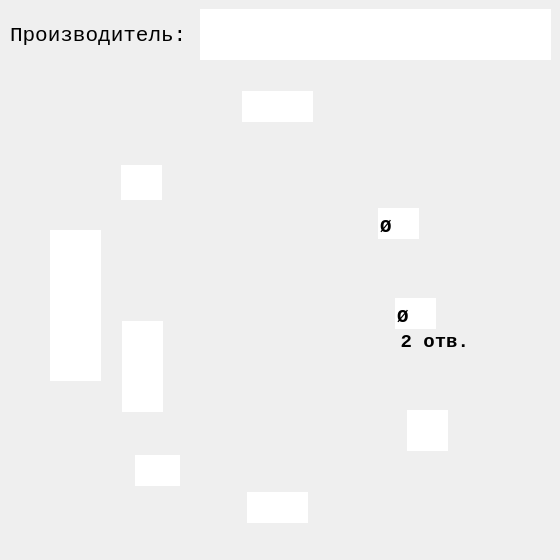
<?xml version="1.0" encoding="UTF-8"?>
<ui version="4.0">
 <class>Dialog</class>
 <widget class="QDialog" name="Dialog">
  <property name="geometry">
   <rect>
    <x>0</x>
    <y>0</y>
    <width>560</width>
    <height>560</height>
   </rect>
  </property>
  <property name="sizePolicy">
   <sizepolicy hsizetype="Fixed" vsizetype="Fixed">
    <horstretch>0</horstretch>
    <verstretch>0</verstretch>
   </sizepolicy>
  </property>
  <property name="minimumSize">
   <size>
    <width>560</width>
    <height>560</height>
   </size>
  </property>
  <property name="maximumSize">
   <size>
    <width>560</width>
    <height>560</height>
   </size>
  </property>
  <property name="windowTitle">
   <string>Фигурный 3 Отверстия Тип1</string>
  </property>
  <property name="windowIcon">
   <iconset>
    <normaloff>../pics/icon/Podpyatnik.ico</normaloff>../pics/icon/Podpyatnik.ico</iconset>
  </property>
  <property name="whatsThis">
   <string/>
  </property>
  <property name="accessibleDescription">
   <string/>
  </property>
  <widget class="QLabel" name="label">
   <property name="geometry">
    <rect>
     <x>0</x>
     <y>0</y>
     <width>560</width>
     <height>560</height>
    </rect>
   </property>
   <property name="sizePolicy">
    <sizepolicy hsizetype="Fixed" vsizetype="Fixed">
     <horstretch>0</horstretch>
     <verstretch>0</verstretch>
    </sizepolicy>
   </property>
   <property name="minimumSize">
    <size>
     <width>560</width>
     <height>560</height>
    </size>
   </property>
   <property name="maximumSize">
    <size>
     <width>560</width>
     <height>560</height>
    </size>
   </property>
   <property name="autoFillBackground">
    <bool>true</bool>
   </property>
   <property name="text">
    <string/>
   </property>
   <property name="pixmap">
    <pixmap>../pics/main/F-5.jpg</pixmap>
   </property>
   <property name="scaledContents">
    <bool>false</bool>
   </property>
   <property name="alignment">
    <set>Qt::AlignCenter</set>
   </property>
   <property name="margin">
    <number>0</number>
   </property>
  </widget>
  <widget class="QLineEdit" name="lineEdit">
   <property name="geometry">
    <rect>
     <x>135</x>
     <y>455</y>
     <width>45</width>
     <height>31</height>
    </rect>
   </property>
   <property name="font">
    <font>
     <family>Courier New</family>
     <pointsize>14</pointsize>
     <weight>75</weight>
     <italic>false</italic>
     <bold>true</bold>
    </font>
   </property>
   <property name="focusPolicy">
    <enum>Qt::ClickFocus</enum>
   </property>
   <property name="autoFillBackground">
    <bool>true</bool>
   </property>
   <property name="inputMethodHints">
    <set>Qt::ImhNone</set>
   </property>
   <property name="text">
    <string/>
   </property>
   <property name="maxLength">
    <number>3</number>
   </property>
   <property name="frame">
    <bool>false</bool>
   </property>
   <property name="alignment">
    <set>Qt::AlignBottom|Qt::AlignHCenter</set>
   </property>
  </widget>
  <widget class="QLineEdit" name="lineEdit_2">
   <property name="geometry">
    <rect>
     <x>121</x>
     <y>165</y>
     <width>41</width>
     <height>35</height>
    </rect>
   </property>
   <property name="font">
    <font>
     <family>Courier New</family>
     <pointsize>14</pointsize>
     <weight>75</weight>
     <italic>false</italic>
     <bold>true</bold>
    </font>
   </property>
   <property name="tabletTracking">
    <bool>false</bool>
   </property>
   <property name="focusPolicy">
    <enum>Qt::ClickFocus</enum>
   </property>
   <property name="autoFillBackground">
    <bool>false</bool>
   </property>
   <property name="text">
    <string/>
   </property>
   <property name="maxLength">
    <number>3</number>
   </property>
   <property name="frame">
    <bool>false</bool>
   </property>
   <property name="alignment">
    <set>Qt::AlignRight|Qt::AlignTrailing|Qt::AlignVCenter</set>
   </property>
  </widget>
  <widget class="QLineEdit" name="lineEdit_3">
   <property name="geometry">
    <rect>
     <x>395</x>
     <y>298</y>
     <width>41</width>
     <height>31</height>
    </rect>
   </property>
   <property name="font">
    <font>
     <family>Courier New</family>
     <pointsize>14</pointsize>
     <weight>75</weight>
     <italic>false</italic>
     <bold>true</bold>
    </font>
   </property>
   <property name="focusPolicy">
    <enum>Qt::ClickFocus</enum>
   </property>
   <property name="text">
    <string>Ø</string>
   </property>
   <property name="maxLength">
    <number>3</number>
   </property>
   <property name="frame">
    <bool>false</bool>
   </property>
   <property name="alignment">
    <set>Qt::AlignBottom|Qt::AlignLeading|Qt::AlignLeft</set>
   </property>
  </widget>
  <widget class="QLineEdit" name="lineEdit_4">
   <property name="geometry">
    <rect>
     <x>247</x>
     <y>492</y>
     <width>61</width>
     <height>31</height>
    </rect>
   </property>
   <property name="font">
    <font>
     <family>Courier New</family>
     <pointsize>14</pointsize>
     <weight>75</weight>
     <italic>false</italic>
     <bold>true</bold>
    </font>
   </property>
   <property name="focusPolicy">
    <enum>Qt::ClickFocus</enum>
   </property>
   <property name="text">
    <string/>
   </property>
   <property name="maxLength">
    <number>3</number>
   </property>
   <property name="frame">
    <bool>false</bool>
   </property>
   <property name="alignment">
    <set>Qt::AlignBottom|Qt::AlignHCenter</set>
   </property>
  </widget>
  <widget class="QLineEdit" name="lineEdit_5">
   <property name="geometry">
    <rect>
     <x>407</x>
     <y>410</y>
     <width>41</width>
     <height>41</height>
    </rect>
   </property>
   <property name="font">
    <font>
     <family>Courier New</family>
     <pointsize>14</pointsize>
     <weight>75</weight>
     <italic>false</italic>
     <bold>true</bold>
    </font>
   </property>
   <property name="tabletTracking">
    <bool>false</bool>
   </property>
   <property name="focusPolicy">
    <enum>Qt::ClickFocus</enum>
   </property>
   <property name="autoFillBackground">
    <bool>false</bool>
   </property>
   <property name="text">
    <string/>
   </property>
   <property name="maxLength">
    <number>3</number>
   </property>
   <property name="frame">
    <bool>false</bool>
   </property>
   <property name="alignment">
    <set>Qt::AlignLeading|Qt::AlignLeft|Qt::AlignVCenter</set>
   </property>
  </widget>
  <widget class="QLabel" name="label_2">
   <property name="geometry">
    <rect>
     <x>10</x>
     <y>10</y>
     <width>181</width>
     <height>51</height>
    </rect>
   </property>
   <property name="font">
    <font>
     <family>Courier New</family>
     <pointsize>16</pointsize>
     <weight>50</weight>
     <bold>false</bold>
    </font>
   </property>
   <property name="text">
    <string>Производитель:</string>
   </property>
  </widget>
  <widget class="QLineEdit" name="lineEdit_6">
   <property name="geometry">
    <rect>
     <x>200</x>
     <y>9</y>
     <width>351</width>
     <height>51</height>
    </rect>
   </property>
   <property name="font">
    <font>
     <family>Courier New</family>
     <pointsize>16</pointsize>
     <weight>75</weight>
     <bold>true</bold>
    </font>
   </property>
   <property name="frame">
    <bool>false</bool>
   </property>
   <property name="alignment">
    <set>Qt::AlignLeading|Qt::AlignLeft|Qt::AlignVCenter</set>
   </property>
  </widget>
  <widget class="QLabel" name="label_3">
   <property name="geometry">
    <rect>
     <x>398</x>
     <y>332</y>
     <width>71</width>
     <height>20</height>
    </rect>
   </property>
   <property name="font">
    <font>
     <family>Courier New</family>
     <pointsize>14</pointsize>
     <weight>75</weight>
     <bold>true</bold>
    </font>
   </property>
   <property name="text">
    <string>2 отв.</string>
   </property>
   <property name="alignment">
    <set>Qt::AlignRight|Qt::AlignTrailing|Qt::AlignVCenter</set>
   </property>
  </widget>
  <widget class="QLineEdit" name="lineEdit_7">
   <property name="geometry">
    <rect>
     <x>242</x>
     <y>91</y>
     <width>71</width>
     <height>31</height>
    </rect>
   </property>
   <property name="font">
    <font>
     <family>Courier New</family>
     <pointsize>14</pointsize>
     <weight>75</weight>
     <italic>false</italic>
     <bold>true</bold>
    </font>
   </property>
   <property name="focusPolicy">
    <enum>Qt::ClickFocus</enum>
   </property>
   <property name="autoFillBackground">
    <bool>true</bool>
   </property>
   <property name="inputMethodHints">
    <set>Qt::ImhNone</set>
   </property>
   <property name="text">
    <string/>
   </property>
   <property name="maxLength">
    <number>3</number>
   </property>
   <property name="frame">
    <bool>false</bool>
   </property>
   <property name="alignment">
    <set>Qt::AlignBottom|Qt::AlignHCenter</set>
   </property>
  </widget>
  <widget class="QLineEdit" name="lineEdit_8">
   <property name="geometry">
    <rect>
     <x>378</x>
     <y>208</y>
     <width>41</width>
     <height>31</height>
    </rect>
   </property>
   <property name="font">
    <font>
     <family>Courier New</family>
     <pointsize>14</pointsize>
     <weight>75</weight>
     <italic>false</italic>
     <bold>true</bold>
    </font>
   </property>
   <property name="focusPolicy">
    <enum>Qt::ClickFocus</enum>
   </property>
   <property name="text">
    <string>Ø</string>
   </property>
   <property name="maxLength">
    <number>3</number>
   </property>
   <property name="frame">
    <bool>false</bool>
   </property>
   <property name="alignment">
    <set>Qt::AlignBottom|Qt::AlignLeading|Qt::AlignLeft</set>
   </property>
  </widget>
  <widget class="QLineEdit" name="lineEdit_9">
   <property name="geometry">
    <rect>
     <x>50</x>
     <y>230</y>
     <width>51</width>
     <height>151</height>
    </rect>
   </property>
   <property name="font">
    <font>
     <family>Courier New</family>
     <pointsize>14</pointsize>
     <weight>75</weight>
     <italic>false</italic>
     <bold>true</bold>
    </font>
   </property>
   <property name="tabletTracking">
    <bool>false</bool>
   </property>
   <property name="focusPolicy">
    <enum>Qt::ClickFocus</enum>
   </property>
   <property name="autoFillBackground">
    <bool>false</bool>
   </property>
   <property name="text">
    <string/>
   </property>
   <property name="maxLength">
    <number>3</number>
   </property>
   <property name="frame">
    <bool>false</bool>
   </property>
   <property name="alignment">
    <set>Qt::AlignRight|Qt::AlignTrailing|Qt::AlignVCenter</set>
   </property>
  </widget>
  <widget class="QLineEdit" name="lineEdit_10">
   <property name="geometry">
    <rect>
     <x>122</x>
     <y>321</y>
     <width>41</width>
     <height>91</height>
    </rect>
   </property>
   <property name="font">
    <font>
     <family>Courier New</family>
     <pointsize>14</pointsize>
     <weight>75</weight>
     <italic>false</italic>
     <bold>true</bold>
    </font>
   </property>
   <property name="tabletTracking">
    <bool>false</bool>
   </property>
   <property name="focusPolicy">
    <enum>Qt::ClickFocus</enum>
   </property>
   <property name="autoFillBackground">
    <bool>false</bool>
   </property>
   <property name="text">
    <string/>
   </property>
   <property name="maxLength">
    <number>3</number>
   </property>
   <property name="frame">
    <bool>false</bool>
   </property>
   <property name="alignment">
    <set>Qt::AlignRight|Qt::AlignTrailing|Qt::AlignVCenter</set>
   </property>
  </widget>
 </widget>
 <resources/>
 <connections/>
</ui>
